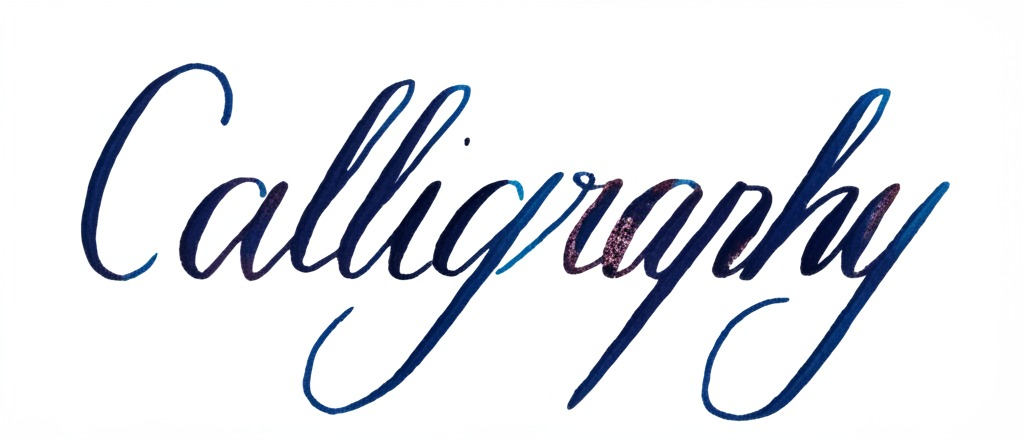
#> input picture backend/atest/calligraphic.png, 1024 x 440 px, found by its file name
$ python aspect_ratio.py
#> lines starting #> are read from the running program, lines starting #| are printed output that depends on the picture; after the words box and inside, x2 and y2 are one past the last pixel; in counts of white or black regions, pixels touching at a corner belong together
import cv2
import numpy as np
import matplotlib.pyplot as plt
import base64
from io import BytesIO


class AspectRatioAnalyzer:
    """
    Analyzes properties of detected letter candidates in an image, primarily
    aspect ratio consistency. Includes a pre-check for continuous script
    to avoid processing connected handwriting styles with letter-based metrics.
    """

    def __init__(self, image_input, is_base64=True):
        """
        Initializes the analyzer by loading the image.
        """
#> called with is_base64 = False
        self.img = None
        if is_base64:
            img_data = base64.b64decode(image_input)
            nparr = np.frombuffer(img_data, np.uint8)
            self.img = cv2.imdecode(nparr, cv2.IMREAD_COLOR)  # Load as color
            if self.img is None:
                raise ValueError("Could not decode base64 image.")
        else:
            self.img = cv2.imread(image_input, cv2.IMREAD_COLOR)  # Load as color
#> self.img is the input picture: shape (440, 1024, 3); mean B, G, R 234.2, 228.9, 226.8
            if self.img is None:
                raise ValueError(f"Could not read image at path: {image_input}")

        self.original_height, self.original_width = self.img.shape[:2]
#> self.original_height = 440; self.original_width = 1024
        self.gray_image = None
        self.binary_image = None
        self.letter_contours = []
        self.letter_bboxes = []
        self.all_aspect_ratios = []
        self.is_likely_continuous = False

    def _reset_analysis_data(self):
        """
        Clears data from previous analysis runs.
        """
        self.gray_image = None
        self.binary_image = None
        self.letter_contours = []
        self.letter_bboxes = []
        self.all_aspect_ratios = []
        self.is_likely_continuous = False

    def _preprocess_image(self):
        """
        Applies preprocessing: Grayscale, Optional Blur, Adaptive Thresholding.
        Uses fixed internal constants for parameters.
        """
        # --- Fixed Preprocessing Parameters ---
        # Set blur kernel size (1 = no blur, 3, 5, etc. - must be odd if > 1)
        BLUR_KSIZE = 5

        # 1. Grayscale
        if len(self.img.shape) == 3:
            self.gray_image = cv2.cvtColor(self.img, cv2.COLOR_BGR2GRAY)
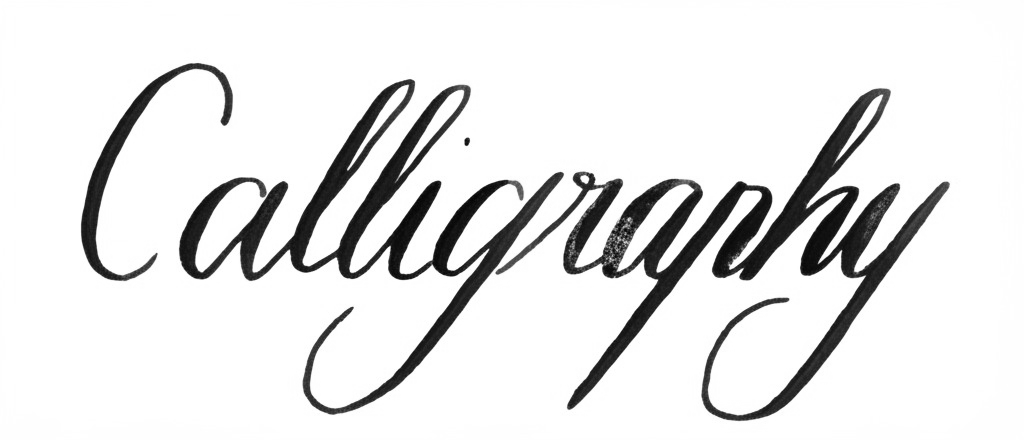
#> self.gray_image: shape (440, 1024); min 3, max 255, mean 228.9
        else:
            self.gray_image = self.img.copy()
        processed = self.gray_image.copy()

        # 2. Gaussian Blur
        processed = cv2.GaussianBlur(processed, (BLUR_KSIZE, BLUR_KSIZE), 0)

        # 3. Adaptive Thresholding
        # Apply adaptive thresholding to improve handwriting clarity
        self.binary_image = cv2.adaptiveThreshold(processed, 255, cv2.ADAPTIVE_THRESH_GAUSSIAN_C, cv2.THRESH_BINARY_INV, 11, 2)
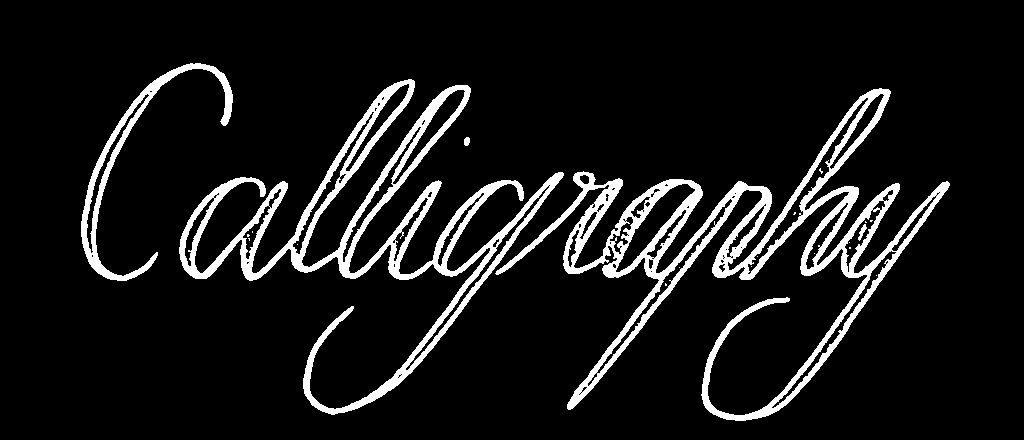
#> self.binary_image: shape (440, 1024); 9.4% white; 21 white regions (16 under 20 px)

    def _check_for_continuity(self):
        """
        Analyzes initial contours to detect likely continuous script.
        Sets the self.is_likely_continuous flag.
        Uses fixed internal threshold.
        """
        # --- Continuity Check Parameter ---
        CONTINUITY_PERIMETER_RATIO_THRESHOLD = 0.3

        initial_contours, _ = cv2.findContours(self.binary_image, cv2.RETR_EXTERNAL, cv2.CHAIN_APPROX_SIMPLE)
#> initial_contours = 4 contours; box (x1, y1, x2, y2) and area: (495, 88, 950, 421) 27650, (179, 79, 564, 415) 21697, (81, 63, 233, 281) 3855, (464, 137, 470, 146) 34
        if not initial_contours:
            self.is_likely_continuous = False
            return

        perimeters = [cv2.arcLength(cnt, True) for cnt in initial_contours]
#> perimeters = [22.49, 4270.1, 3718.3, 852.4]
        total_perimeter = sum(perimeters)
#> total_perimeter = 8863.3
        if total_perimeter == 0:
            self.is_likely_continuous = False
            return

        max_perimeter = max(perimeters)
#> max_perimeter = 4270.1
        ratio = max_perimeter / total_perimeter
#> ratio = 0.482
        # print(f"Continuity Check: Max perimeter ratio = {ratio:.3f} (Threshold = {CONTINUITY_PERIMETER_RATIO_THRESHOLD})")

        if ratio > CONTINUITY_PERIMETER_RATIO_THRESHOLD:
            self.is_likely_continuous = True
            # print("Continuity Check: Detected LIKELY CONTINUOUS script.")
        else:
            self.is_likely_continuous = False
            # print("Continuity Check: Detected LIKELY NON-CONTINUOUS script.")

    def _find_letter_candidates(self):
        """
        Finds and filters contours to isolate potential single letters.
        Uses fixed internal constants for filtering criteria (area, height,
        aspect ratio, perimeter) to exclude noise, dots, and continuous scripts.
        """
        # --- Fixed Filtering Parameters ---
        MIN_AREA = 40  # Min pixel area (filters noise, small dots)
        MAX_AREA_RATIO = 0.15  # Max area relative to image (filters large blobs)
        MIN_HEIGHT = 30  # Min pixel height (filters short noise/dots)
        ASPECT_RATIO_RANGE = (0.1, 4.0)  # Allowed Width/Height for a *letter*
        # Max contour length (pixels) - VERY sensitive to image size/resolution
        # Needs adjustment if image dimensions change significantly.
        MAX_PERIMETER = 1000

        # --- Check continuity flag first ---
        if self.is_likely_continuous:
            # print("Skipping letter candidate filtering due to likely continuous script.")
            self.letter_contours = []  # Ensure lists are empty
            self.letter_bboxes = []
            return  # Exit the method early

        contours, _ = cv2.findContours(self.binary_image, cv2.RETR_EXTERNAL, cv2.CHAIN_APPROX_SIMPLE)

        self.letter_contours = []
        self.letter_bboxes = []
        max_abs_area = self.original_height * self.original_width * MAX_AREA_RATIO
        count_initial = len(contours)
        # Optional: Keep track of filtered counts for debugging if needed
        # count_filtered_... = 0

        for cnt in contours:
            area = cv2.contourArea(cnt)
            if area < MIN_AREA or area > max_abs_area:
                # count_filtered_area += 1
                continue

            x, y, w, h = cv2.boundingRect(cnt)
            if h < MIN_HEIGHT:
                # count_filtered_height += 1
                continue

            aspect_ratio = w / float(h) if h > 0 else 0
            if not (ASPECT_RATIO_RANGE[0] <= aspect_ratio <= ASPECT_RATIO_RANGE[1]):
                # count_filtered_aspect += 1
                continue

            perimeter = cv2.arcLength(cnt, True)
            if perimeter > MAX_PERIMETER:
                # count_filtered_perimeter += 1
                continue

            # Passed all filters
            self.letter_contours.append(cnt)
            self.letter_bboxes.append((x, y, w, h))

        # print(f"Found {len(self.letter_bboxes)} candidates after filtering {count_initial} initial contours.")

    def _calculate_aspect_ratios(self):
        """ Calculates aspect ratio for the found letter candidates. """
        if not self.letter_bboxes:
            # print("No valid letter candidates found to calculate aspect ratios.")
            self.all_aspect_ratios = []
            return

        self.all_aspect_ratios = [w / float(h) for (x, y, w, h) in self.letter_bboxes if h > 0]
        # Handle cases where h=0 if necessary, though MIN_HEIGHT filter should prevent this.
        # print(f"Calculated {len(self.all_aspect_ratios)} aspect ratios.")

    def _calculate_statistics(self):
        """ Calculates summary statistics for the aspect ratios. """
        num_ratios = len(self.all_aspect_ratios)
        num_letters_found = len(self.letter_bboxes)  # Final count after filtering

        if num_ratios > 0:
            ratios_array = np.array(self.all_aspect_ratios)
            mean_ar = np.mean(ratios_array)
            median_ar = np.median(ratios_array)
            std_dev_ar = np.std(ratios_array)
            cv_ar = std_dev_ar / mean_ar if mean_ar != 0 else 0
            min_ar = np.min(ratios_array)
            max_ar = np.max(ratios_array)
        else:
            mean_ar, median_ar, std_dev_ar, cv_ar, min_ar, max_ar = 0, 0, 0, 0, 0, 0

        metrics = {
            'num_letter_candidates': num_letters_found,
            'num_aspect_ratios_calculated': num_ratios,
            'mean_aspect_ratio': mean_ar,
            'median_aspect_ratio': median_ar,
            'std_dev_aspect_ratio': std_dev_ar,
            'cv_aspect_ratio': cv_ar,
            'min_aspect_ratio': min_ar,
            'max_aspect_ratio': max_ar,
        }
        return metrics

    def _generate_visualization(self, metrics):
        """ Generates visualization plots. Parameter values are not shown in titles. """
        graphs = []
        img_rgb = cv2.cvtColor(self.img, cv2.COLOR_BGR2RGB)
        plt.figure("Letter Aspect Ratio Analysis", figsize=(12, 10))  # Simplified title

        # Plot 1: Original
        plt.subplot(2, 2, 1);
        plt.imshow(img_rgb);
        plt.title("Original Image");
        plt.axis('off')

        # Plot 2: Preprocessed
        plt.subplot(2, 2, 2);
        if self.binary_image is not None:
            plt.imshow(self.binary_image, cmap='gray')
            plt.title("Preprocessed Image")  # Generic title
        else:
            plt.text(0.5, 0.5, "Preprocessing Failed", ha='center', va='center')
            plt.title("Preprocessed")
        plt.axis('off')

        # Plot 3: Detected Candidates
        plt.subplot(2, 2, 3)
        img_with_boxes = img_rgb.copy()
        num_candidates_found = metrics.get('num_letter_candidates', 0)
        if num_candidates_found > 0 and self.letter_bboxes:
            for (x, y, w, h) in self.letter_bboxes:
                cv2.rectangle(img_with_boxes, (x, y), (x + w, y + h), (0, 255, 0), 1)
        plt.imshow(img_with_boxes)
        plt.title(f"Detected Letter Candidates ({num_candidates_found})")
        plt.axis('off')

        # Plot 4: Aspect Ratio Histogram
        plt.subplot(2, 2, 4)
        if metrics.get('num_aspect_ratios_calculated', 0) > 0 and self.all_aspect_ratios:
            num_bins = min(20, max(5, metrics['num_aspect_ratios_calculated'] // 2))
            plt.hist(self.all_aspect_ratios, bins=num_bins)
            plt.axvline(metrics['mean_aspect_ratio'], color='r', ls='--', lw=2,
                        label=f"Mean: {metrics['mean_aspect_ratio']:.2f}")
            plt.axvline(metrics['median_aspect_ratio'], color='g', ls=':', lw=2,
                        label=f"Median: {metrics['median_aspect_ratio']:.2f}")
            plt.legend()
            plt.title(
                f"Aspect Ratio Dist. (StdDev: {metrics['std_dev_aspect_ratio']:.3f}, CV: {metrics['cv_aspect_ratio']:.3f})")
            plt.xlabel("Aspect Ratio (Width / Height)")
            plt.ylabel("Frequency")
        else:
            plt.text(0.5, 0.5, "No suitable letter candidates found", ha='center', va='center',
                     transform=plt.gca().transAxes)
            plt.title("Aspect Ratio Distribution")

        plt.tight_layout()
        buf = BytesIO()
        plt.savefig(buf, format='png', bbox_inches='tight')
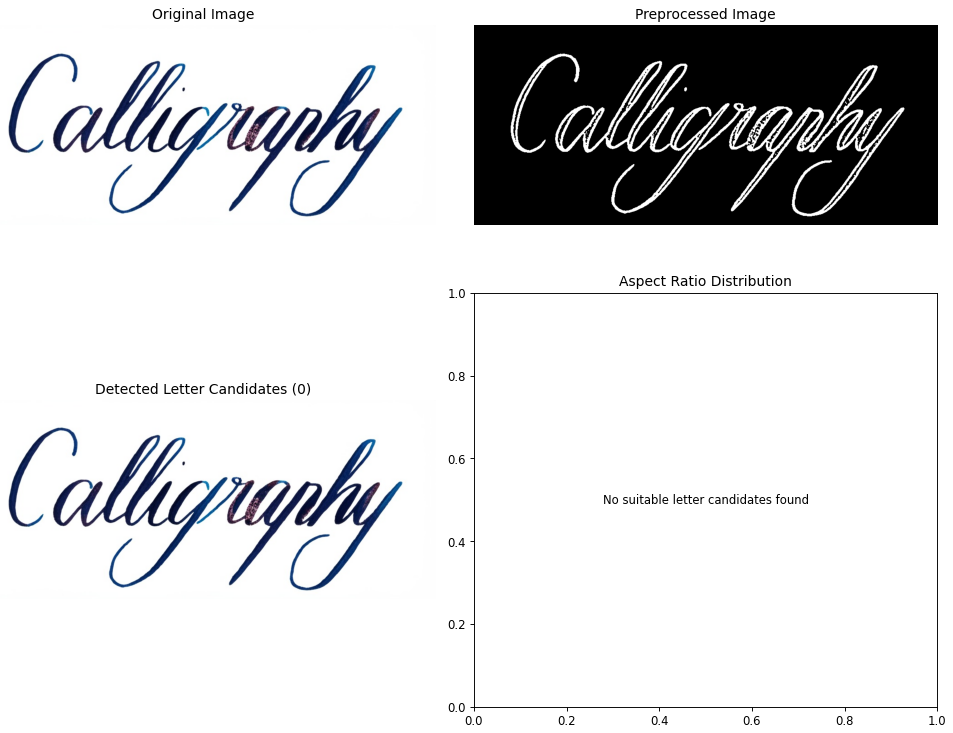
#> figure drawn by matplotlib, 3 panels
        buf.seek(0)
        plot_base64 = base64.b64encode(buf.getvalue()).decode('utf-8')
        plt.close()
        graphs.append(plot_base64)
        return graphs

    def analyze(self, debug=False):
        """
        Orchestrates the analysis using fixed internal parameters.
        Only 'debug' parameter controls optional visualization generation.

        Returns:
            dict: Contains 'metrics' dictionary and 'graphs' list (if debug=True).
        """
        # --- 0. Reset data ---
        self._reset_analysis_data()

        # --- 1. Preprocess ---
        self._preprocess_image()

        # *** KEY CHANGE: Call continuity check ***
        # --- 2. Check for Continuity ---
        self._check_for_continuity()

        # --- 3. Find & Filter Letter Candidates (now checks flag internally) ---
        self._find_letter_candidates()

        # --- 4. Calculate Aspect Ratios (only if letters found) ---
        self._calculate_aspect_ratios()

        # --- 5. Calculate Statistics ---
        metrics = self._calculate_statistics()  # Gets continuity flag too

        result = {
            'metrics': metrics,
            'graphs': [],
            'preprocessed_image': None,
        }

        # --- 6. Generate Visualization (Optional) ---
        if debug:
            result['graphs'] = self._generate_visualization(metrics=metrics)
            if self.binary_image is not None:
              _, preprocessed_buffer = cv2.imencode('.png', self.binary_image)
#> preprocessed_buffer = 16752 values, max 255 at index 593, min 0 at index 8, mean 123.7
              result['preprocessed_image'] = base64.b64encode(preprocessed_buffer).decode('utf-8')

        # --- 7. Return Results ---
        return result


# === Example usage ===
if __name__ == "__main__":
    # --- Configuration ---
    image_path = r"C:\Users\Samson\Desktop\Coding\IPPR\NoteMercy_Extension\backend\atest\calligraphic.png"  # <-- CHANGE THIS PATH if needed
    analyzer = AspectRatioAnalyzer(image_path, is_base64=False)
    results = analyzer.analyze(debug=True)
#> results = 3 items
    # print(results)

    # Print metrics in a readable format
    print("\n===== Aspect Ratio Analysis Results =====")
    metrics = results['metrics']
#> metrics = {'num_letter_candidates': 0, 'num_aspect_ratios_calculated': 0, 'mean_aspect_ratio': 0, 'median_aspect_ratio': 0, 'std_dev_aspect_ratio': 0, 'cv_aspect_ratio': 0, 'min_aspect_ratio': 0, 'max_aspect_ratio': 0}
    for key, value in metrics.items():
        if isinstance(value, float):
            print(f"{key}: {value:.4f}")
        else:
            print(f"{key}: {value}")
#> this loop made 8 passes
#| num_letter_candidates: 0
#| num_aspect_ratios_calculated: 0
#| mean_aspect_ratio: 0
#| median_aspect_ratio: 0
#| std_dev_aspect_ratio: 0
#| cv_aspect_ratio: 0
#| min_aspect_ratio: 0
#| max_aspect_ratio: 0

    # Display the image directly without saving
    if results['graphs']:
        from PIL import Image
        import io

        print("\nDisplaying visualization...")
        img_data = base64.b64decode(results['graphs'][0])
        img = Image.open(io.BytesIO(img_data))
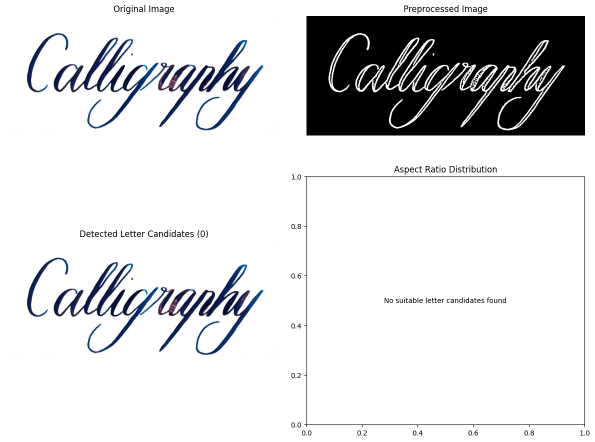
#> img: PIL image 1189x883 RGBA (shown at 1/2 size); mean R, G, B, A 216.9, 217.4, 218.8, 255
        img.show()

    if results['preprocessed_image']:
      print("\nDisplaying preprocessed image...")
      img_data = base64.b64decode(results['preprocessed_image'])
      img = Image.open(io.BytesIO(img_data))
      img.show()
